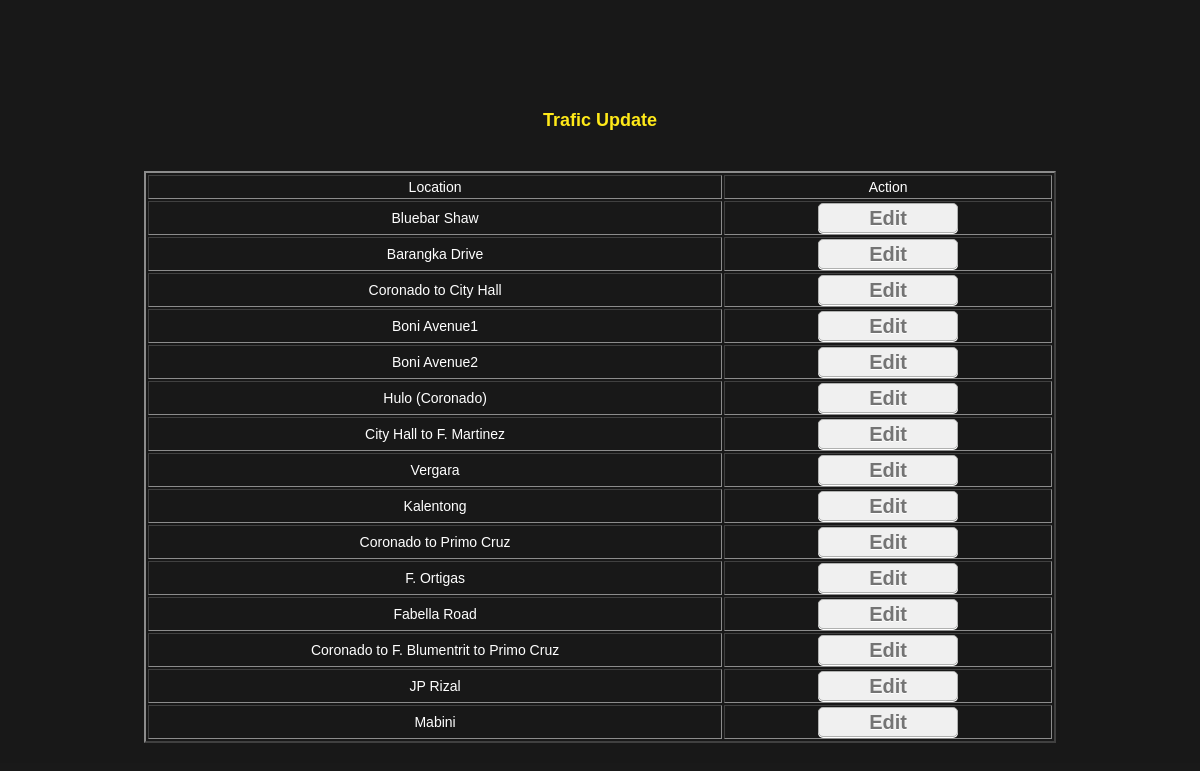
Page /admintrafficupdate.php (signed in) on the committed database.
### tables this page shows
CREATE TABLE `loc1` (
  `lid` int(6) NOT NULL,
  `coordinates` text NOT NULL,
  `stime1` time NOT NULL,
  `etime1` time NOT NULL,
  `stime2` time NOT NULL,
  `etime2` time NOT NULL,
  `color1` text NOT NULL,
  `color2` text NOT NULL,
  `location` text NOT NULL
);

### admintrafficupdate.php (the view, shortened to what this page needs)
<!DOCTYPE html>
<html>
<head>
   <link href="css/css1.css" rel="stylesheet" type="text/css" />
</head>
<body>
<div id="header">
<nav>
  <a href="#" id="menu-icon"></a>
</nav>
</div>
<div id="sectionall">
<center>
 <div id="sectionbody">
  <div id="sectionbody2">
<center>
<?php
if(!empty($_SESSION["usernameS"]) || !empty($_SESSION["passwordS"]))
    {
      if($_SESSION["Authority"] == "admin")
      {
$q1 = mysql_query("SELECT * FROM loc1");
        echo"
<center>
<br><br><br><br><br>
  <font color='#FFE700' size=4><b> Trafic Update</b></font>
  <br>
  <br><br>
  <table border=2 width=80%>
  <tr>
  <td>
  <center>
  Location
  </td>
  <td>
  <center>
  Action
  </td>
  </tr>
";
while($rowq1 = mysql_fetch_array($q1))
{
echo"
  <tr>
  <td>
  <center>
  $rowq1[8]
  </td>
  <form action='admintrafficupdate2.php' method=POST>
  <td>
  <center>
  <input type=hidden name='lid1' value='$rowq1[0]'>
  <input type=submit name='edit1' value='Edit'>
  </td>
  </form>
  </tr>
";
}
echo"
  </table>
";
}
}
    else { header("Location: index.php"); }
?>
        <br><br><br>
</div>
</div>
</div>
</body>
</html>

### css1.css (style rules this page uses)
body { background-image: url("../img/12.png"); background-size: 100% 100%; font: 14px/20px arial, san serif; color: #fff; margin: 0; }
a { color: #FFE700; text-decoration: none; font-weight: bold; }
#header { background-image: url("../img/8.jpg"); visibility: visible; width: 100%; height: 60px; position: fixed; top: 0; left: 0; z-index: 100; opacity: 0.90; }
#sectionall { width:100%; margin: auto; }
#sectionbody { opacity: 0.9; background-color: #000; width:100%; margin: auto; }
#sectionbody2 { width:95%; padding-top: 10px; padding-bottom: 10px; margin: auto; }
nav { float: right; padding: 35px 20px 0; margin-top: -20px; }
#menu-icon { display: inline-block; margin-top: -5px; margin-right: -10px; width: 40px; height: 40px; background: url(../img2/nav.jpg); }
input[type=submit] { border: 1px solid #A8A9A8; -webkit-box-shadow: 0 1px 0 #fff; -moz-box-shadow: 0 1px 0 #fff; box-shadow: 0 1px 0 #fff; font-weight: bold; height: 22px; -webkit-border-radius: 5px; -moz-border-radius: 5px; border-radius: 5px; padding: 0 10px; color: #666; text-shadow: 0 1px 0 #fff; cursor: pointer; width: 140px; height: 30px; font-size: 20px; }

### rows in the picture
loc1: location "Bluebar Shaw"
loc1: location "Barangka Drive"
loc1: location "Coronado to City Hall"
loc1: location "Boni Avenue1"
loc1: location "Boni Avenue2"
loc1: location "Hulo (Coronado)"
loc1: location "City Hall to F. Martinez"
loc1: location "Vergara"
loc1: location "Kalentong"
loc1: location "Coronado to Primo Cruz"
loc1: location "F. Ortigas"
loc1: location "Fabella Road"
loc1: location "Coronado to F. Blumentrit to Primo Cruz"
loc1: location "JP Rizal"
loc1: location "Mabini"
